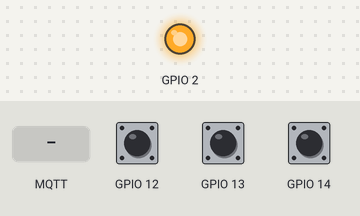
A sketch run on a simulated ESP8266 (NodeMCU). On the bench: output pins drawn as LEDs (lit = HIGH). The test bench sets the inputs (shaded band); at power-on: GPIO 12 HIGH, GPIO 13 HIGH, GPIO 14 HIGH. WiFi joins after 1.5 s; servers stay silent unless stated; no MQTT or app messages arrive unless stated; what the sketch prints to the serial monitor is not drawn.

Above: at 0.1 s.
At 2.7 s:
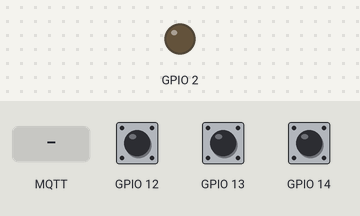
2.8 s: GPIO 12 pulled LOW for 0.15 s
4.5 s: MQTT message "1" arrives on the first subscribed topic
6.0 s: MQTT message "on" arrives on the first subscribed topic
7.5 s: MQTT message "off" arrives on the first subscribed topic
Timing chart, 0 to 10.0 s (numbered marks = the images above; inputs shaded):
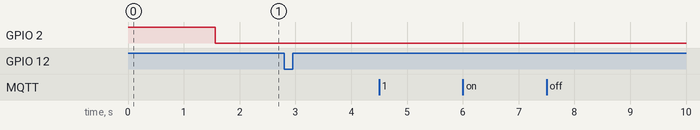

Measured:
- after the input at 2.8 s, every drawn part: stays the same
- after the input at 4.5 s, every drawn part: stays the same
- after the input at 6.0 s, every drawn part: stays the same
- after the input at 7.5 s, every drawn part: stays the same

The sketch:

votacion_id1.ino
```cpp
#include <ESP8266WiFi.h>
#include <PubSubClient.h>

const char* ssid = "HUAWEI-1605";
const char* password = "75985170";
const char* mqtt_server = "192.168.8.110";

WiFiClient espClient;
PubSubClient client(espClient);
long lastMsg = 0;
char msg[50],data_payload[50];
int value = 0;

void setup() {
  pinMode(BUILTIN_LED, OUTPUT);     // Initialize the BUILTIN_LED pin as an output
  digitalWrite(BUILTIN_LED, HIGH);
  pinMode(0,INPUT_PULLUP);
  pinMode(14,INPUT_PULLUP);
  pinMode(13,INPUT_PULLUP);
  pinMode(12,INPUT_PULLUP);
  Serial.begin(115200);
  setup_wifi();
  client.setServer(mqtt_server, 1883);
  client.setCallback(callback);
}

void setup_wifi() {

  delay(10);
  // We start by connecting to a WiFi network
  Serial.println();
  Serial.print("Connecting to ");
  Serial.println(ssid);

  WiFi.begin(ssid, password);

  while (WiFi.status() != WL_CONNECTED) {
    delay(500);
    Serial.print(".");
  }

  Serial.println("");
  Serial.println("WiFi connected");
  Serial.println("IP address: ");
  Serial.println(WiFi.localIP());
}

void callback(char* topic, byte* payload, unsigned int length) {
  Serial.print("Message arrived [");
  Serial.print(topic);
  Serial.print("] ");
  for (int i = 0; i < length; i++) {
    Serial.print((char)payload[i]);
  }
  Serial.println();
}

void reconnect() {
  while (!client.connected()) {
    Serial.print("Attempting MQTT connection...");
    if (client.connect("votacion/cliente/1")) {
      Serial.println("connected");
      digitalWrite(BUILTIN_LED, LOW);
      client.publish("votacion/cliente/1/publish", "conectado ID 1");
      //client.subscribe("$votacion/cliente/1/subscribe");
      client.subscribe("votacion/cliente/1/publish");
    } else {
      Serial.print("failed, rc=");
      Serial.print(client.state());
      Serial.println(" try again in 5 seconds");
      delay(5000);
    }
  }
}
void loop() {

  if (!client.connected()) {
    reconnect();
  }
  client.loop();

  if(!digitalRead(13)){
      delay(200);
      snprintf (msg, 75, "{id: %s,favor: %d, contra: %d, abstencion: %d}", "id 1",false, true, false);
      client.publish("votacion/cliente/1/publish", msg);
      Serial.println(msg);
    }else {
        if(!digitalRead(14)){
          delay(200);
          snprintf (msg, 75, "{id: %s,favor: %d, contra: %d, abstencion: %d}", "id 1",true,false , false);
          client.publish("votacion/cliente/1/publish", msg);
          Serial.println(msg);
        }else{
            if(!digitalRead(12)){
              delay(200);
              snprintf (msg, 75, "{id: %s,favor: %d, contra: %d, abstencion: %d}", "id 1",false, false, true);
              client.publish("votacion/cliente/1/publish", msg);
              Serial.println(msg);
            }
          }
      }
}
```
